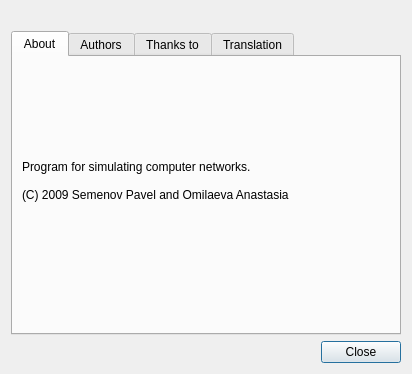
<?xml version="1.0" encoding="UTF-8"?>
<ui version="4.0">
 <class>aboutWindow</class>
 <widget class="QDialog" name="aboutWindow">
  <property name="geometry">
   <rect>
    <x>0</x>
    <y>0</y>
    <width>412</width>
    <height>374</height>
   </rect>
  </property>
  <property name="windowTitle">
   <string>About program</string>
  </property>
  <layout class="QVBoxLayout" name="verticalLayout">
   <item>
    <widget class="QLabel" name="label_3">
     <property name="text">
      <string/>
     </property>
     <property name="pixmap">
      <pixmap resource="../../netemul.qrc">:/im/images/NetEmul.png</pixmap>
     </property>
     <property name="alignment">
      <set>Qt::AlignCenter</set>
     </property>
    </widget>
   </item>
   <item>
    <widget class="QTabWidget" name="tabWidget">
     <property name="currentIndex">
      <number>0</number>
     </property>
     <widget class="QWidget" name="tab">
      <attribute name="title">
       <string>About</string>
      </attribute>
      <layout class="QVBoxLayout" name="verticalLayout_2">
       <item>
        <widget class="QLabel" name="label">
         <property name="text">
          <string>Program for simulating computer networks.

(C) 2009 Semenov Pavel and Omilaeva Anastasia

</string>
         </property>
        </widget>
       </item>
      </layout>
     </widget>
     <widget class="QWidget" name="tab_2">
      <attribute name="title">
       <string>Authors</string>
      </attribute>
      <layout class="QVBoxLayout" name="verticalLayout_3">
       <item>
        <widget class="QLabel" name="label_2">
         <property name="text">
          <string>&lt;a href=&quot;https://sourceforge.net/projects/netemul&quot;&gt;Home Page&lt;/a&gt;&lt;br&gt;&lt;br&gt;
Semenov Pavel - Project admin. Developer.&lt;br&gt;
&lt;br&gt;
Omilaeva Anastasia - Developer.</string>
         </property>
        </widget>
       </item>
      </layout>
     </widget>
     <widget class="QWidget" name="tab_3">
      <attribute name="title">
       <string>Thanks to</string>
      </attribute>
      <layout class="QVBoxLayout" name="verticalLayout_4">
       <item>
        <widget class="QPlainTextEdit" name="plainTextEdit">
         <property name="plainText">
          <string>Konstantin Andreev - Author of the idea and creator of the icons, 
Arina Shelest - Author of the logotype.

Lisandro Damián Nicanor Pérez Meyer
Márcio Moraes</string>
         </property>
        </widget>
       </item>
      </layout>
     </widget>
     <widget class="QWidget" name="tab_4">
      <attribute name="title">
       <string>Translation</string>
      </attribute>
      <layout class="QVBoxLayout" name="verticalLayout_5">
       <item>
        <widget class="QPlainTextEdit" name="plainTextEdit_2">
         <property name="plainText">
          <string>Семенов Павел - Русский
Márcio Moraes - Português brasileiro
Lisandro Damián Nicanor Pérez Meyer - Español</string>
         </property>
        </widget>
       </item>
      </layout>
     </widget>
    </widget>
   </item>
   <item>
    <layout class="QHBoxLayout" name="horizontalLayout">
     <item>
      <spacer name="horizontalSpacer">
       <property name="orientation">
        <enum>Qt::Horizontal</enum>
       </property>
       <property name="sizeHint" stdset="0">
        <size>
         <width>40</width>
         <height>20</height>
        </size>
       </property>
      </spacer>
     </item>
     <item>
      <widget class="QPushButton" name="Close">
       <property name="text">
        <string>Close</string>
       </property>
       <property name="icon">
        <iconset resource="../../netemul.qrc">
         <normaloff>:/im/images/not.png</normaloff>:/im/images/not.png</iconset>
       </property>
      </widget>
     </item>
    </layout>
   </item>
  </layout>
 </widget>
 <resources>
  <include location="../../netemul.qrc"/>
 </resources>
 <connections>
  <connection>
   <sender>Close</sender>
   <signal>clicked()</signal>
   <receiver>aboutWindow</receiver>
   <slot>accept()</slot>
   <hints>
    <hint type="sourcelabel">
     <x>317</x>
     <y>304</y>
    </hint>
    <hint type="destinationlabel">
     <x>144</x>
     <y>286</y>
    </hint>
   </hints>
  </connection>
 </connections>
</ui>
